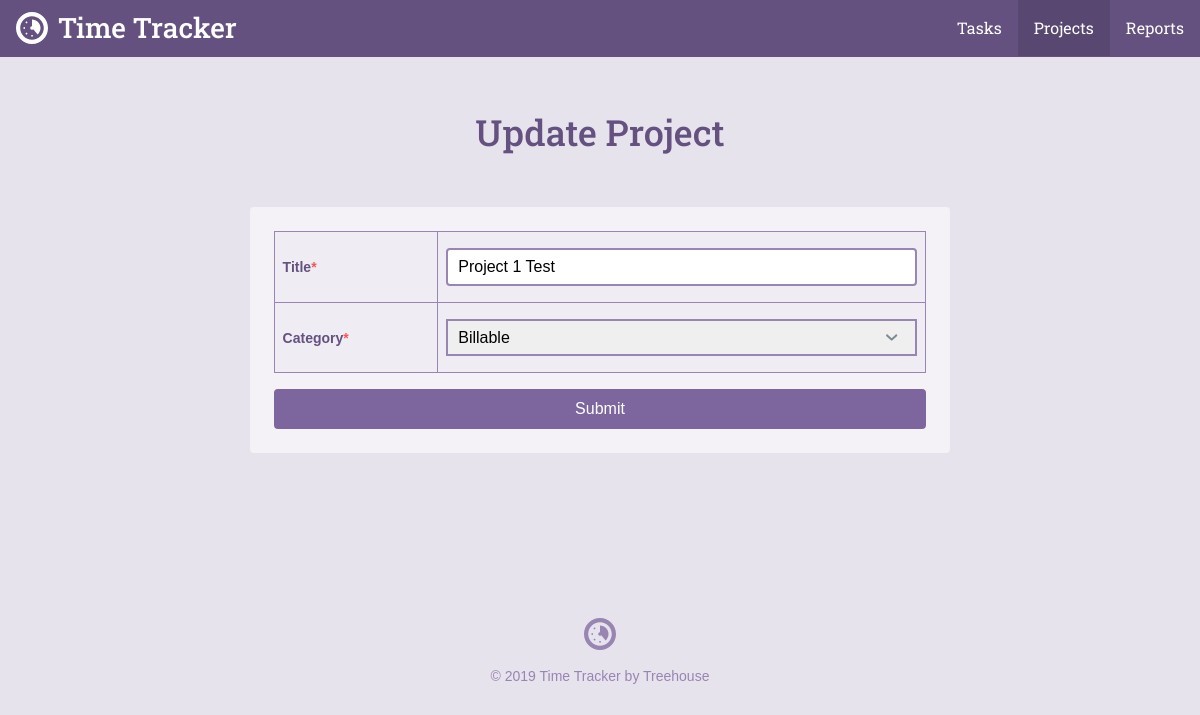
/project.php?id=1, run on an earlier commit of the app's database.
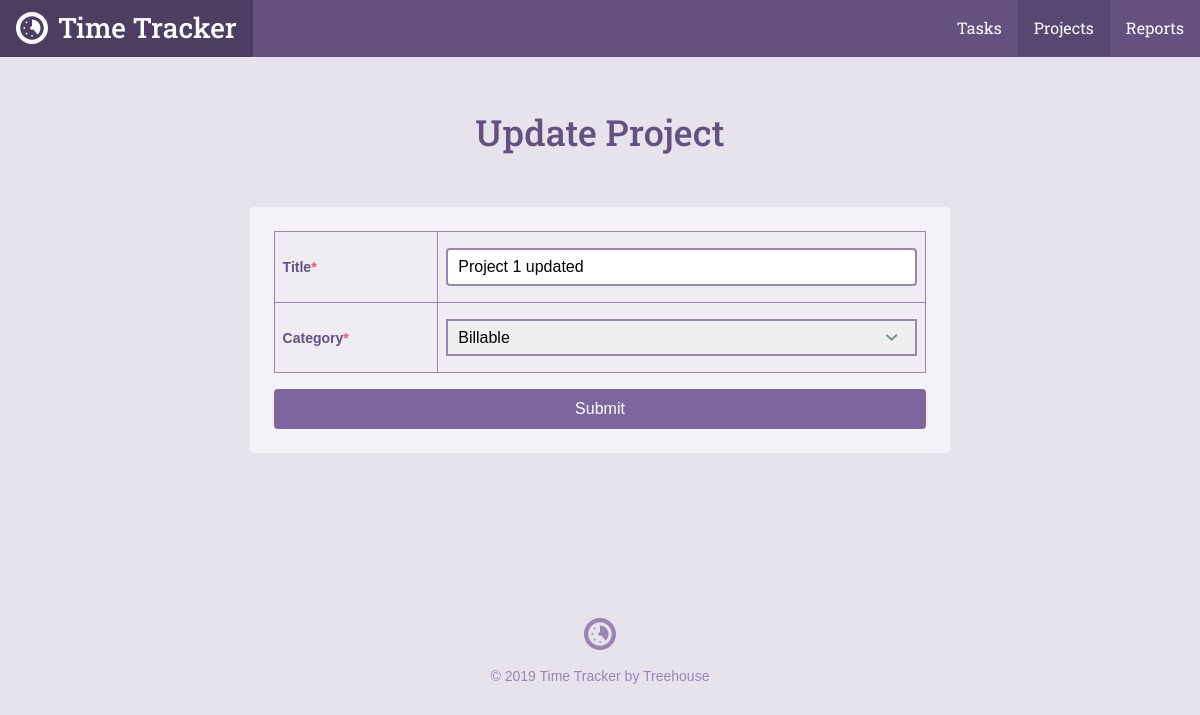
And on a later commit of the database.
### tables this page shows
CREATE TABLE `projects` (
	`project_id`	INTEGER PRIMARY KEY AUTOINCREMENT,
	`title`	TEXT NOT NULL,
	`category`	TEXT NOT NULL
);

### inc/functions.php (called while the page is built, shortened)
<?php
function get_project($project_id) {
 include 'connection.php';
 $sql = 'SELECT * FROM projects WHERE project_id = ?';
 try {
 	 $results = $db->prepare($sql);
 	 $results->bindValue(1, $project_id, PDO::PARAM_INT);
 	 $results->execute();
 } catch (Exception $e) {
 	echo "Error:" . $e->getMessage() . "<br />";
 	return false;
 }
 return $results->fetch();
}

### project.php (the view, shortened to what this page needs)
<?php
require 'inc/functions.php';
$page = "projects";
$title = $category = '';
if (isset($_GET['id'])) {
    list($project_id, $title, $category) = get_project(filter_input(INPUT_GET, 'id', FILTER_SANITIZE_NUMBER_INT));
}
include 'inc/header.php';
?>
<div class="section page">
    <div class="col-container page-container">
        <div class="col col-70-md col-60-lg col-center">
            <h1 class="actions-header">
            <?php if (!empty($project_id)) {
                echo 'Update';
            } else {
                echo 'Add';
            } ?>
             Project</h1>
            <form class="form-container form-add" method="post" action="project.php">
                <table>
                    <tr>
                        <th><label for="title">Title<span class="required">*</span></label></th>
                        <td><input type="text" id="title" name="title" value="<?php echo $title; ?>" /></td>
                    </tr>
                    <tr>
                        <th><label for="category">Category<span class="required">*</span></label></th>
                        <td><select id="category" name="category">
                                <option value="Billable" <?php
                                    if ($category == 'Billable') {
                                        echo ' selected';
                                    }
                                     ?>>Billable</option>
                        </select></td>
                    </tr>
                </table>
                <input class="button button--primary button--topic-php" type="submit" value="Submit" />
            </form>
        </div>
    </div>
</div>
<?php include "inc/footer.php"; ?>

### inc/header.php (shortened to what this page needs)
<html>
<head>
	<link rel="stylesheet" href="css/style.css" type="text/css">
</head>
<body>
	<header class="header">
    <div class="col-container">
  		<h1>
        <a class="logo" href="./">
          <svg viewbox="0 0 64 64" class="logo-icon"><use xlink:href="#logo_icon"></use></svg>
          <span class="logo-name">Time Tracker</span>
        </a>
      </h1>
  		<ul class="nav">
        <li class="nav-item tasks<?php if ($page == "tasks") { echo " on"; } ?>"><a class="nav-link" href="task_list.php">Tasks</a></li>
        <li class="nav-item projects<?php if ($page == "projects") { echo " on"; } ?>"><a class="nav-link" href="project_list.php">Projects</a></li>
        <li class="nav-item reports<?php if ($page == "reports") { echo " on"; } ?>"><a class="nav-link" href="reports.php">Reports</a></li>
      </ul>
    </div>
  </header>
	<div id="content">

What changed in the data, as far as the page shows it:
changed projects "Billable": title "Project 1 Test" → "Project 1 updated"
